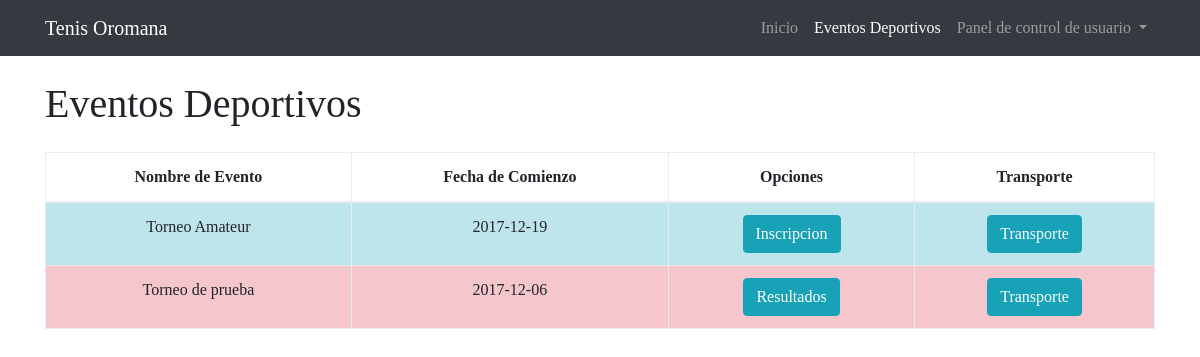
The page /eventos.php on the database its author committed.
### tables this page shows
CREATE TABLE `competiciones` (
  `idCompeticion` int(11) NOT NULL,
  `nombreEvento` varchar(45) DEFAULT NULL,
  `fechaEvento` date DEFAULT NULL,
  `descripcion` varchar(100) DEFAULT NULL
);

### eventos.php (the view, shortened to what this page needs)
<!DOCTYPE html>
<html lang="en">
  <head>
    <link href="vendor/bootstrap/css/bootstrap.min.css" rel="stylesheet">
    <link href="css/blog-home.css" rel="stylesheet">
    <link rel="stylesheet" href="jquery-ui/jquery-ui.css">
  </head>
  <body>
    <nav class="navbar navbar-expand-lg navbar-dark bg-dark fixed-top">
      <div class="container">
        <a class="navbar-brand" href="index.php">Tenis Oromana</a>
        <div class="collapse navbar-collapse" id="navbarResponsive">
          <ul class="navbar-nav ml-auto">
            <li class="nav-item">
              <a class="nav-link" href="index.php">Inicio
              </a>
            </li>
            <li class="nav-item active">
              <a class="nav-link" href="#">Eventos Deportivos</a>
            </li>
            <li class="nav-item dropdown">
                <a class="nav-link dropdown-toggle" data-toggle="dropdown" aria-haspopup="true" aria-expanded="false">
                  Panel de control de usuario
                </a>
            </li>
          </ul>
        </div>
      </div>
    </nav>
    <div class="container">
      <div class="row">
        <div class="col-md-12">
          <h1 class="my-4">
            Eventos Deportivos
          </h1>
          <table class="table table-hover table-bordered">
            <thead>
              <tr>
                <th>Nombre de Evento</th>
                <th>Fecha de Comienzo</th>
                <th>Opciones</th>
                <th>Transporte</th>
              </tr>
            </thead>
            <tbody>
              <?php
              $usuario = 'root';
$contraRoot = '';
try {
  $con = new PDO('mysql:host=localhost;dbname=club;charset=UTF8', $usuario, $contraRoot);
} catch (PDOException $e) {
  print "¡Error!: " . $e->getMessage() . "<br/>";
  die();
}
              $sql = $con->prepare("SELECT * FROM competiciones ORDER BY fechaEvento DESC");
              $sql->execute();
              $rows = $sql->fetchAll(PDO::FETCH_ASSOC);
              for ($i=0; $i < count($rows); $i++) {
                $date = date("Y-m-d");
                $idCompeticion = $rows[$i]['idCompeticion'];
                if ($rows[$i]['fechaEvento'] >= $date) {
                echo "<tr class='table-info'>";
                  echo "<td>";
                    echo $rows[$i]['nombreEvento'];
                  echo "</td>";
                  echo "<td>";
                    echo $rows[$i]['fechaEvento'];
                  echo "</td>";
                  echo "<td>";
                    echo '<a href="procesos/inscripcion.php?idCompeticion='.$idCompeticion.'" class="btn btn-info">';
                    echo "Inscripcion";
                  echo "</a>";
                  echo "</td>";
                  echo "<td>";
                    echo '<a href="procesos/listadoTransporte.php?idCompeticion='.$idCompeticion.'" class="btn btn-info">';
                    echo "Transporte";
                  echo "</a>";
                  echo "</td>";
                echo "</tr>";
                }
                else{
                  echo "<tr class='table-danger'>";
                    echo "<td>";
                      echo $rows[$i]['nombreEvento'];
                    echo "</td>";
                    echo "<td>";
                      echo $rows[$i]['fechaEvento'];
                    echo "</td>";
                    echo "<td>";
                      echo '<a href="procesos/resultados.php?idCompeticion='.$idCompeticion.'" class="btn btn-info">';
                      echo "Resultados";
                    echo "</a>";
                    echo "</td>";
                    echo "<td>";
                      echo '<a href="procesos/listadoTransporte.php?idCompeticion='.$idCompeticion.'" class="btn btn-info">';
                      echo "Transporte";
                    echo "</a>";
                    echo "</td>";
                  echo "</tr>";
                }
              }
              ?>
            </tbody>
          </table>
        </div>
      </div>
    </div>
  </body>
</html>

### css/blog-home.css (style rules this page uses)
body { padding-top: 54px; font-family: "Droid Serif"; }
@media (min-width: 992px) { body { padding-top: 56px; } }

### eventos.php (style rules this page uses)
th,td { text-align: center; }

### rows shown on the page
competiciones: nombreEvento "Torneo Amateur", fechaEvento "2017-12-19"
competiciones: nombreEvento "Torneo de prueba", fechaEvento "2017-12-06"
